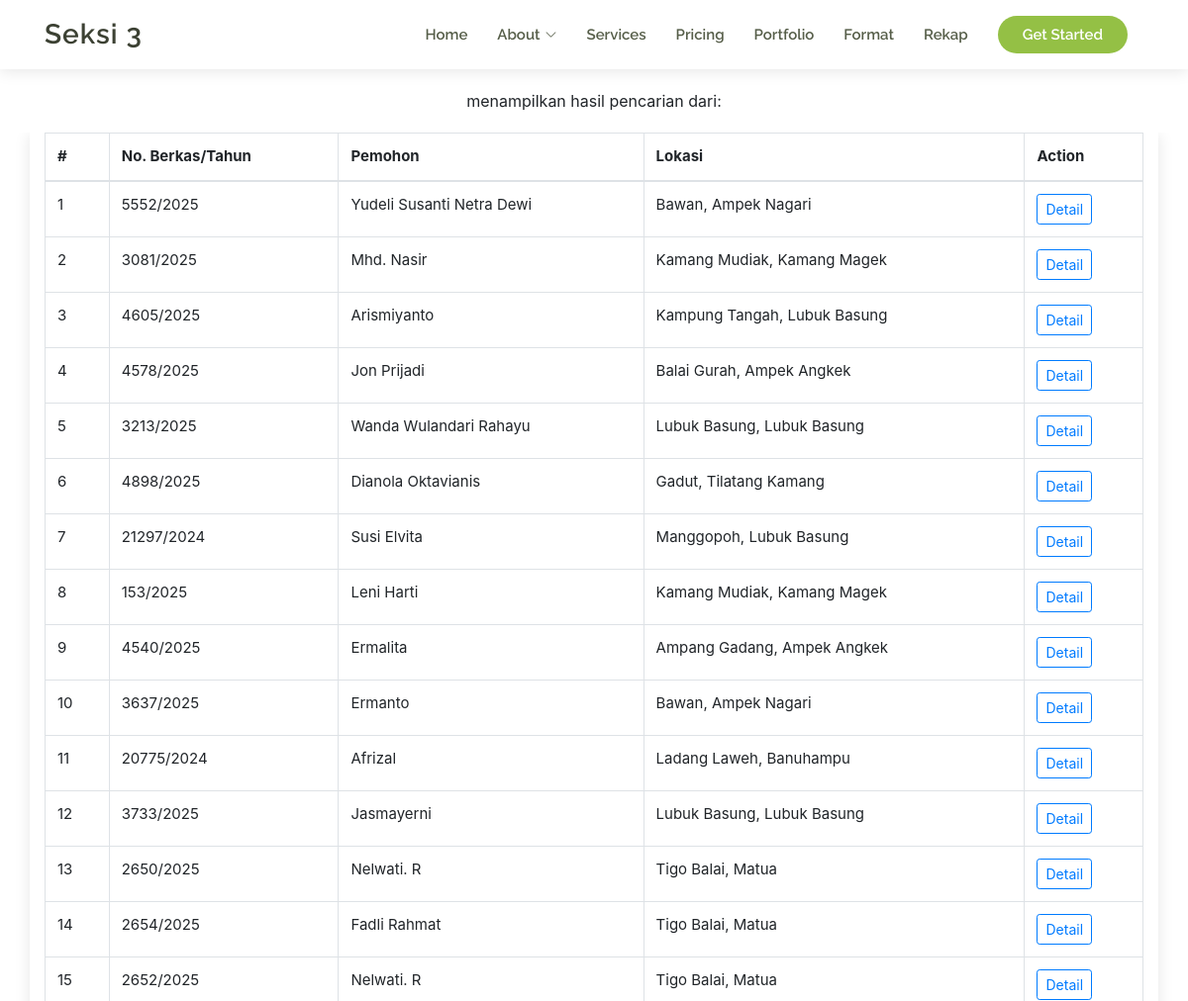
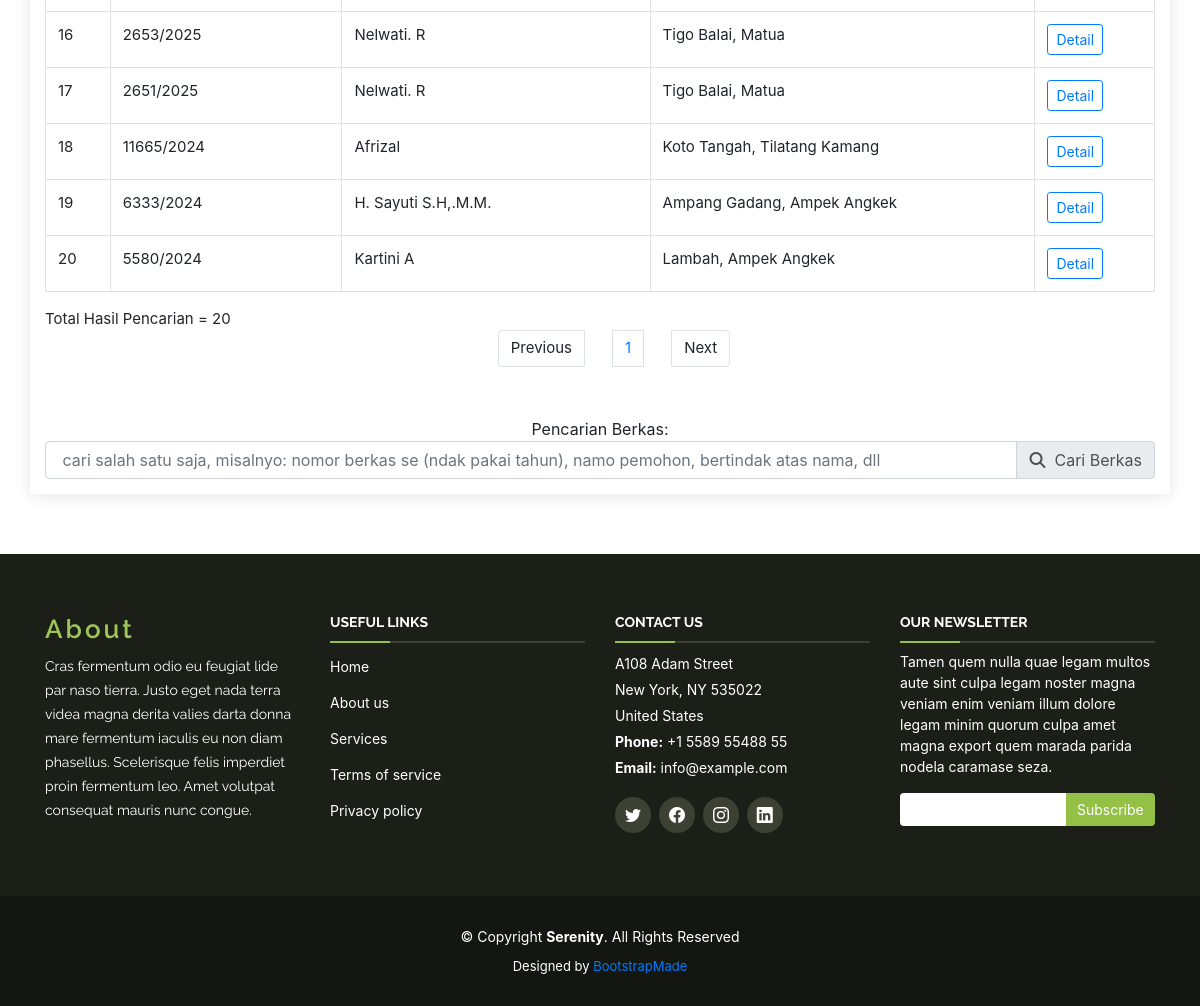
The app's page /app/pertek/pencarian.php (signed in) with its own data (2 pictures, top to bottom).
### tables this page shows
CREATE TABLE `berkas_pertek` (
  `id` int(11) NOT NULL,
  `waktu_entri` timestamp NOT NULL DEFAULT current_timestamp() ON UPDATE current_timestamp(),
  `no_berkas` int(11) DEFAULT NULL,
  `tahun` int(11) DEFAULT NULL,
  `akun_id` int(11) DEFAULT NULL,
  `id_format` int(11) DEFAULT NULL,
  `nama_pemohon` varchar(200) DEFAULT NULL,
  `jenis_pertek` varchar(200) DEFAULT NULL,
  `nik` varchar(20) DEFAULT NULL,
  `alamat` varchar(250) DEFAULT NULL,
  `bertindak_atas_nama` varchar(200) DEFAULT NULL,
  `luas` float DEFAULT NULL,
  `alamat_lokasi` varchar(250) DEFAULT NULL,
  `desa_nagari` varchar(200) DEFAULT NULL,
  `kecamatan` varchar(200) DEFAULT NULL,
  `nib` varchar(20) DEFAULT NULL,
  `kbli` varchar(250) DEFAULT NULL,
  `tanggal_permohonan` date DEFAULT NULL,
  `kwtansi_di_206` varchar(15) DEFAULT NULL,
  `tanggal_rapat_persiapan` date DEFAULT NULL,
  `jam_rapat_persiapan` varchar(10) DEFAULT NULL,
  `no_stpl` varchar(100) DEFAULT NULL,
  `tanggal_stpl` date DEFAULT NULL,
  `tanggal_peninjauan` date DEFAULT NULL,
  `sampai_peninjauan` date DEFAULT NULL,
  `no_ba_lapang` varchar(100) DEFAULT NULL,
  `tanggal_ba_lapang` date DEFAULT NULL,
  `koordinat_lokasi` text DEFAULT NULL,
  `kawasan_rtrw` text DEFAULT NULL,
  `penggunaan_tanah` varchar(100) DEFAULT NULL,
  `utara` varchar(100) DEFAULT NULL,
  `barat` varchar(100) DEFAULT NULL,
  `timur` varchar(100) DEFAULT NULL,
  `selatan` varchar(100) DEFAULT NULL,
  `lereng` varchar(100) DEFAULT NULL,
  `tekstur` varchar(100) DEFAULT NULL,
  `kedalaman_efektif` varchar(100) DEFAULT NULL,
  `drainase` varchar(100) DEFAULT NULL,
  `erosi` varchar(100) DEFAULT NULL,
  `faktor_pembatas` varchar(100) DEFAULT NULL,
  `ketinggian` varchar(100) DEFAULT NULL,
  `mata_air` varchar(100) DEFAULT NULL,
  `keberadaan_tanah_timbul` varchar(100) DEFAULT NULL,
  `pancang_diatas_air` varchar(100) DEFAULT NULL,
  `terletak_dipulau_kecil` varchar(100) DEFAULT NULL,
  `nama_pulau` varchar(100) DEFAULT NULL,
  `luas_pulau` varchar(100) DEFAULT NULL,
  `kekerasan_tanah_timbul` varchar(100) DEFAULT NULL,
  `intrusi_air_laut` varchar(100) DEFAULT NULL,
  `jenis_tanah_timbul` varchar(100) DEFAULT NULL,
  `pola_pasang_surut` varchar(100) DEFAULT NULL,
  `arus_gel_laut` varchar(100) DEFAULT NULL,
  `keberadaan_mangrove_dll` varchar(100) DEFAULT NULL,
  `kestabilan_tanah_timbul` text DEFAULT NULL,
  `jumlah_penduduk` varchar(20) DEFAULT NULL,
  `kepadatan_penduduk` varchar(20) DEFAULT NULL,
  `rerata_kepemilikan_tanah` varchar(20) DEFAULT NULL,
  `kepadatan_agraris` varchar(100) DEFAULT NULL,
  `mayoritas_mata_pencaharian` varchar(100) DEFAULT NULL,
  `jaringan_jalan` varchar(20) DEFAULT NULL,
  `jaringan_listrik` varchar(20) DEFAULT NULL,
  `air_minum` varchar(20) DEFAULT NULL,
  `saluran_drainase` varchar(20) DEFAULT NULL,
  `pipa_minyak` varchar(20) DEFAULT NULL,
  `gas` varchar(20) DEFAULT NULL,
  `longsor` varchar(20) DEFAULT NULL,
  `banjir_rob` varchar(20) DEFAULT NULL,
  `banjir` varchar(20) DEFAULT NULL,
  `bencana_lainnya` text DEFAULT NULL,
  `keterangan_lain_lokasi` text DEFAULT NULL,
  `penggunaan_tanah_sekitar` varchar(250) DEFAULT NULL,
  `penguasaan_tanah_sekitar` text DEFAULT NULL,
  `jarak_jalan_penghubung` varchar(50) DEFAULT NULL,
  `jarak_jalan_arteri` varchar(50) DEFAULT NULL,
  `infrastruktur_berkaitan` text DEFAULT NULL,
  `jaringan_lainnya` text DEFAULT NULL,
  `keterangan_lain_sekitar` text DEFAULT NULL,
  `rencana_penggunaan_tanah` varchar(250) DEFAULT NULL,
  `no_st_pengolahan_data` varchar(50) DEFAULT NULL,
  `tanggal_st_pengolahan_data` date DEFAULT NULL,
  `no_ba_pengolahan_data` varchar(50) DEFAULT NULL,
  `tanggal_ba_pengolahan_data` date DEFAULT NULL,
  `penguasaan_tanah` text DEFAULT NULL,
  `indikasi_skp` varchar(250) DEFAULT NULL,
  `keserasian` varchar(250) DEFAULT NULL,
  `pencemaran_air_udara` varchar(250) DEFAULT NULL,
  `kebisingan` varchar(250) DEFAULT NULL,
  `kemacetan_lalin` varchar(250) DEFAULT NULL,
  `keamanan_tertib` varchar(250) DEFAULT NULL,
  `dampak_lainnya` varchar(250) DEFAULT NULL,
  `luas_sesuai` varchar(50) DEFAULT NULL,
  `uraian_sesuai` text DEFAULT NULL,
  `luas_bersyarat` varchar(50) DEFAULT NULL,
  `alasan_bersyarat` text DEFAULT NULL,
  `luas_tidak_sesuai` varchar(50) DEFAULT NULL,
  `alasan_tidak_sesuai` text DEFAULT NULL,
  `kesesuaian_karakteristik_tanah` text DEFAULT NULL,
  `no_ba_rapat_pembahasan` varchar(100) DEFAULT NULL,
  `tanggal_rapat_pembahasan` date DEFAULT NULL,
  `no_risalah` varchar(50) DEFAULT NULL,
  `tanggal_risalah` date DEFAULT NULL,
  `no_surat_pertek` varchar(50) DEFAULT NULL,
  `tanggal_surat_pertek` date DEFAULT NULL
);

### app/pertek/pencarian.php (the view, shortened to what this page needs)
<!DOCTYPE html>
<html lang="en">
<head>
  <?php include 'inc/head.php';?>
</head>
<body>
  <?php include 'inc/header.php';?>
  <main id="main">
    <div style="padding: 20px; text-align: center;">
      menampilkan hasil pencarian dari:
    </div>
    <section id="about" class="about">
      <div class="container">
        <div class="row">
          <div class="col-lg-12 pt-3 pt-lg-0 content">
            <table class="table table-bordered">
              <thead>
                <tr>
                  <th scope="col">#</th>
                  <th scope="col">No. Berkas/Tahun</th>
                  <th scope="col">Pemohon</th>
                  <th scope="col">Lokasi</th>
                  <th scope="col">Action</th>
                </tr>
              </thead>
              <tbody>
                <?php
                $akun_id=$_SESSION['user_id'];
                $batas = 20;
                $halaman = isset($_GET['halaman']) ? (int)$_GET['halaman'] : 1;
                $halaman_awal = ($halaman > 1) ? ($halaman * $batas) - $batas : 0;
                $previous = $halaman - 1;
                $next = $halaman + 1;
                $cari = $_GET['cari'];
                $query = "SELECT id, no_berkas, nama_pemohon, bertindak_atas_nama, desa_nagari,
                          kecamatan, luas, tahun
                          FROM berkas_pertek
                          WHERE akun_id = ?
                          AND (
                               LOWER(nama_pemohon) LIKE ?
                            OR LOWER(bertindak_atas_nama) LIKE ?
                            OR LOWER(no_berkas) LIKE ?
                            OR LOWER(desa_nagari) LIKE ?
                          )
                          ORDER BY waktu_entri DESC limit ?, ?";
                $sql = $koneksi->prepare($query);
                $cari2 = "%".strtolower($cari)."%";
                $sql->bind_param("sssssss", $akun_id, $cari2, $cari2, $cari2, $cari2, $halaman_awal, $batas);
                $sql->execute();
                $data = $sql->get_result();
                $no = $halaman_awal + 1;
                $jumlah_data = mysqli_num_rows($data);
                $total_halaman = ceil($jumlah_data / $batas);
                if ($data->num_rows > 0) {
                  while ($row = $data->fetch_assoc()) {
                    $id = $row['id'];
                    $no_berkas = $row['no_berkas'];
                    $tahun = $row['tahun'];
                    $nama_pemohon = $row['nama_pemohon'];
                    $nagari = $row['desa_nagari'];
                    $kecamatan = $row['kecamatan'];
                ?>
                    <tr>
                      <td><?php echo $no++; ?></td>
                      <td><?php echo $no_berkas . "/" . $tahun; ?></td>
                      <td><?php echo $nama_pemohon ?></td>
                      <td><?php echo $nagari . ", " . $kecamatan; ?></td>
                      <td>
                        <a href="edit.php?berkas=<?php echo base64_encode($id) ?>">
                          <button type="button" class="btn btn-outline-primary btn-sm">Detail</button>
                      </td>
                    </tr>
                  <?php }
                } else { ?>
                  <tr>
                    <td colspan='5'>Tidak ada data ditemukan</td>
                  </tr>
                <?php } ?>
              </tbody>
            </table>
            Total Hasil Pencarian = <?php echo $jumlah_data ?>
            <nav>
              <ul class="pagination justify-content-center">
                <li class="page-item">
                  <a class="page-link" <?php if ($halaman > 1) {
                                          echo "href='?cari=".$cari."&halaman=$previous'";
                                        } ?>>Previous</a>
                </li>
                <?php
                for ($x = 1; $x <= $total_halaman; $x++) {
                ?>
                  <li class="page-item"><a class="page-link" href="?halaman=<?php echo $x ?>&cari=<?php echo $cari ?>"><?php echo $x; ?></a></li>
                <?php
                }
                ?>
                <li class="page-item">
                  <a class="page-link" <?php if ($halaman < $total_halaman) {
                                          echo "href='?halaman=$next'";
                                        } ?>>Next</a>
                </li>
              </ul>
            </nav>
          </div>
          <div class="col-md-12" style="text-align: center;">
            <br/>
            Pencarian Berkas:
            <form action="pencarian.php" method="GET" role="form">
              <div class="input-group mb-6">
                <input type="text" name="cari" class="form-control" placeholder=" cari salah satu saja, misalnyo: nomor berkas se (ndak pakai tahun), namo pemohon, bertindak atas nama, dll" aria-label="Recipient's username" aria-describedby="basic-addon2">
                <div class="input-group-append">
                  <button type="submit" class="input-group-text" id="basic-addon2">
                    <i class="fa fa-magnifying-glass"></i> &nbsp; Cari Berkas</button>
                </div>
              </div>
            </form>
          </div>
        </div>
      </div>
    </section>
  </main>
  <footer id="footer">
    <div class="footer-top">
      <div class="container">
        <div class="row">
          <div class="col-lg-3 col-md-6 footer-info">
            <h3>About</h3>
            <p>Cras fermentum odio eu feugiat lide par naso tierra. Justo eget nada terra videa magna derita valies darta donna mare fermentum iaculis eu non diam phasellus. Scelerisque felis imperdiet proin fermentum leo. Amet volutpat consequat mauris nunc congue.</p>
          </div>
          <div class="col-lg-3 col-md-6 footer-links">
            <h4>Useful Links</h4>
            <ul>
              <li><a href="#">Home</a></li>
              <li><a href="#">About us</a></li>
              <li><a href="#">Services</a></li>
              <li><a href="#">Terms of service</a></li>
              <li><a href="#">Privacy policy</a></li>
            </ul>
          </div>
          <div class="col-lg-3 col-md-6 footer-contact">
            <h4>Contact Us</h4>
            <p>
              A108 Adam Street <br>
              New York, NY 535022<br>
              United States <br>
              <strong>Phone:</strong> +1 5589 55488 55<br>
              <strong>Email:</strong> info@example.com<br>
            </p>
            <div class="social-links">
              <a href="#" class="twitter"><i class="bi bi-twitter"></i></a>
              <a href="#" class="facebook"><i class="bi bi-facebook"></i></a>
              <a href="#" class="instagram"><i class="bi bi-instagram"></i></a>
              <a href="#" class="linkedin"><i class="bi bi-linkedin"></i></a>
            </div>
          </div>
          <div class="col-lg-3 col-md-6 footer-newsletter">
            <h4>Our Newsletter</h4>
            <p>Tamen quem nulla quae legam multos aute sint culpa legam noster magna veniam enim veniam illum dolore legam minim quorum culpa amet magna export quem marada parida nodela caramase seza.</p>
            <form action="" method="post">
              <input type="email" name="email"><input type="submit" value="Subscribe">
            </form>
          </div>
        </div>
      </div>
    </div>
    <div class="container">
      <div class="copyright">
        &copy; Copyright <strong><span>Serenity</span></strong>. All Rights Reserved
      </div>
      <div class="credits">
        Designed by <a href="https://bootstrapmade.com/">BootstrapMade</a>
      </div>
    </div>
  </footer>
</body>
</html>

### app/pertek/assets/css/style.css (style rules this page uses)
body { font-family: "Open Sans", sans-serif; color: #444444; }
a { color: #94c045; text-decoration: none; }
h1, h2, h3, h4, h5, h6 { font-family: "Raleway", sans-serif; }
#main { margin-top: 70px; z-index: 3; position: relative; }
section { padding-bottom: 60px; overflow: hidden; }
.about .container { box-shadow: 0px 2px 15px rgba(0, 0, 0, 0.1); padding-bottom: 15px; background: #fff; }
.about .content { font-size: 15px; }
.about .content ul { list-style: none; padding: 0; }
.about .content ul li { padding-bottom: 10px; padding-left: 28px; position: relative; }
#footer { background: #141611; padding: 0 0 30px 0; color: #fff; font-size: 14px; }
#footer .footer-top { background: #1c1f18; padding: 60px 0 30px 0; }
#footer .footer-top .footer-info { margin-bottom: 30px; }
#footer .footer-top .footer-info h3 { font-size: 26px; margin: 0 0 10px 0; padding: 2px 0 2px 0; line-height: 1; font-weight: 600; letter-spacing: 3px; color: #9fc658; }
#footer .footer-top .footer-info p { font-size: 14px; line-height: 24px; margin-bottom: 0; font-family: "Raleway", sans-serif; color: #fff; }
#footer .footer-top .social-links a { display: inline-block; background: #3c4133; color: #fff; line-height: 1; margin-right: 4px; border-radius: 50%; text-align: center; width: 36px; height: 36px; transition: 0.3s; display: inline-flex; align-items: center; justify-content: center; }
#footer .footer-top .social-links a i { line-height: 0; font-size: 16px; }
#footer .footer-top h4 { font-size: 14px; font-weight: bold; color: #fff; text-transform: uppercase; position: relative; padding-bottom: 12px; }
#footer .footer-top h4::before, #footer .footer-top h4::after { content: ""; position: absolute; left: 0; bottom: 0; height: 2px; }
#footer .footer-top h4::before { right: 0; background: #3c4133; }
#footer .footer-top h4::after { background: #94c045; width: 60px; }
#footer .footer-top .footer-links { margin-bottom: 30px; }
#footer .footer-top .footer-links ul { list-style: none; padding: 5px 0 0 0; margin: 0; }
#footer .footer-top .footer-links ul li { padding: 0 0 15px 0; }
#footer .footer-top .footer-links ul a { color: #fff; transition: 0.3s; }
#footer .footer-top .footer-contact { margin-bottom: 30px; }
#footer .footer-top .footer-contact p { line-height: 26px; }
#footer .footer-top .footer-newsletter { margin-bottom: 30px; }
#footer .footer-top .footer-newsletter input[type=email] { border: 0; padding: 6px 8px; width: 65%; border-radius: 4px 0 0 4px; }
#footer .footer-top .footer-newsletter input[type=submit] { background: #94c045; border: 0; border-radius: 0 4px 4px 0; width: 35%; padding: 6px 0; text-align: center; color: #fff; transition: 0.3s; cursor: pointer; }
#footer .copyright { text-align: center; padding-top: 30px; }
#footer .credits { padding-top: 10px; text-align: center; font-size: 13px; color: #fff; }

### records on screen
berkas_pertek: no_berkas "5552", tahun "2025", nama_pemohon "Yudeli Susanti Netra Dewi", desa_nagari "Bawan", kecamatan "Ampek Nagari"
berkas_pertek: no_berkas "3081", tahun "2025", nama_pemohon "Mhd. Nasir", desa_nagari "Kamang Mudiak", kecamatan "Kamang Magek"
berkas_pertek: no_berkas "4605", tahun "2025", nama_pemohon "Arismiyanto", desa_nagari "Kampung Tangah", kecamatan "Lubuk Basung"
berkas_pertek: no_berkas "4578", tahun "2025", nama_pemohon "Jon Prijadi", desa_nagari "Balai Gurah", kecamatan "Ampek Angkek"
berkas_pertek: no_berkas "3213", tahun "2025", nama_pemohon "Wanda Wulandari Rahayu", desa_nagari "Lubuk Basung", kecamatan "Lubuk Basung"
berkas_pertek: no_berkas "4898", tahun "2025", nama_pemohon "Dianola Oktavianis", desa_nagari "Gadut", kecamatan "Tilatang Kamang"
berkas_pertek: no_berkas "21297", tahun "2024", nama_pemohon "Susi Elvita", desa_nagari "Manggopoh", kecamatan "Lubuk Basung"
berkas_pertek: no_berkas "153", tahun "2025", nama_pemohon "Leni Harti", desa_nagari "Kamang Mudiak", kecamatan "Kamang Magek"
berkas_pertek: no_berkas "4540", tahun "2025", nama_pemohon "Ermalita", desa_nagari "Ampang Gadang", kecamatan "Ampek Angkek"
berkas_pertek: no_berkas "3637", tahun "2025", nama_pemohon "Ermanto", desa_nagari "Bawan", kecamatan "Ampek Nagari"
berkas_pertek: no_berkas "20775", tahun "2024", nama_pemohon "Afrizal", desa_nagari "Ladang Laweh", kecamatan "Banuhampu"
berkas_pertek: no_berkas "3733", tahun "2025", nama_pemohon "Jasmayerni", desa_nagari "Lubuk Basung", kecamatan "Lubuk Basung"
berkas_pertek: no_berkas "2650", tahun "2025", nama_pemohon "Nelwati. R", desa_nagari "Tigo Balai", kecamatan "Matua"
berkas_pertek: no_berkas "2654", tahun "2025", nama_pemohon "Fadli Rahmat", desa_nagari "Tigo Balai", kecamatan "Matua"
berkas_pertek: no_berkas "2652", tahun "2025", nama_pemohon "Nelwati. R", desa_nagari "Tigo Balai", kecamatan "Matua"
berkas_pertek: no_berkas "2653", tahun "2025", nama_pemohon "Nelwati. R", desa_nagari "Tigo Balai", kecamatan "Matua"
berkas_pertek: no_berkas "2651", tahun "2025", nama_pemohon "Nelwati. R", desa_nagari "Tigo Balai", kecamatan "Matua"
berkas_pertek: no_berkas "11665", tahun "2024", nama_pemohon "Afrizal", desa_nagari "Koto Tangah", kecamatan "Tilatang Kamang"
berkas_pertek: no_berkas "6333", tahun "2024", nama_pemohon "H. Sayuti S.H,.M.M.", desa_nagari "Ampang Gadang", kecamatan "Ampek Angkek"
berkas_pertek: no_berkas "5580", tahun "2024", nama_pemohon "Kartini A", desa_nagari "Lambah", kecamatan "Ampek Angkek"

### other values on screen
$jumlah_data "20"
